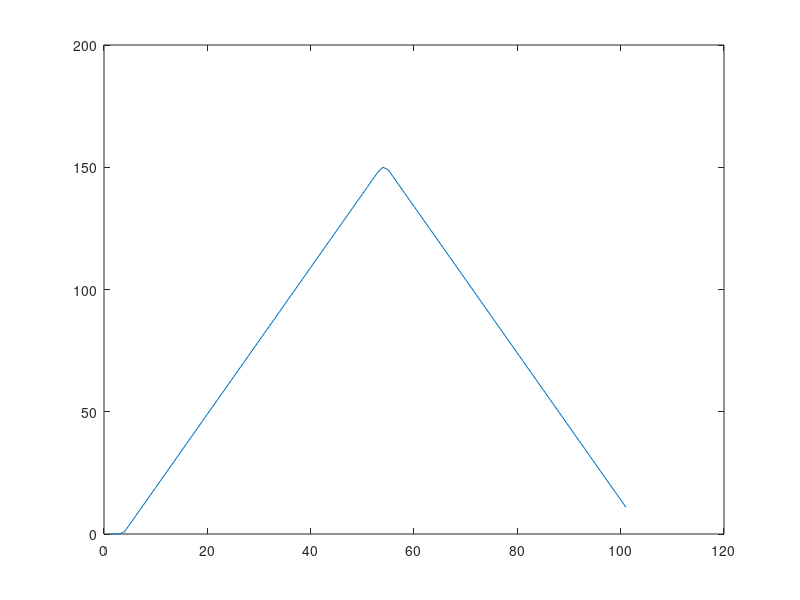

Source code (MATLAB):
x(1:52)=[0 0 1:1:50];
x(53:102)=[50:-1:1];
h=[1 2];
for n=3:101,
    y(n)=0;
    for m=1:2,
        y(n)=y(n)+h(m)*x(n-m);
    end
end
plot(y)